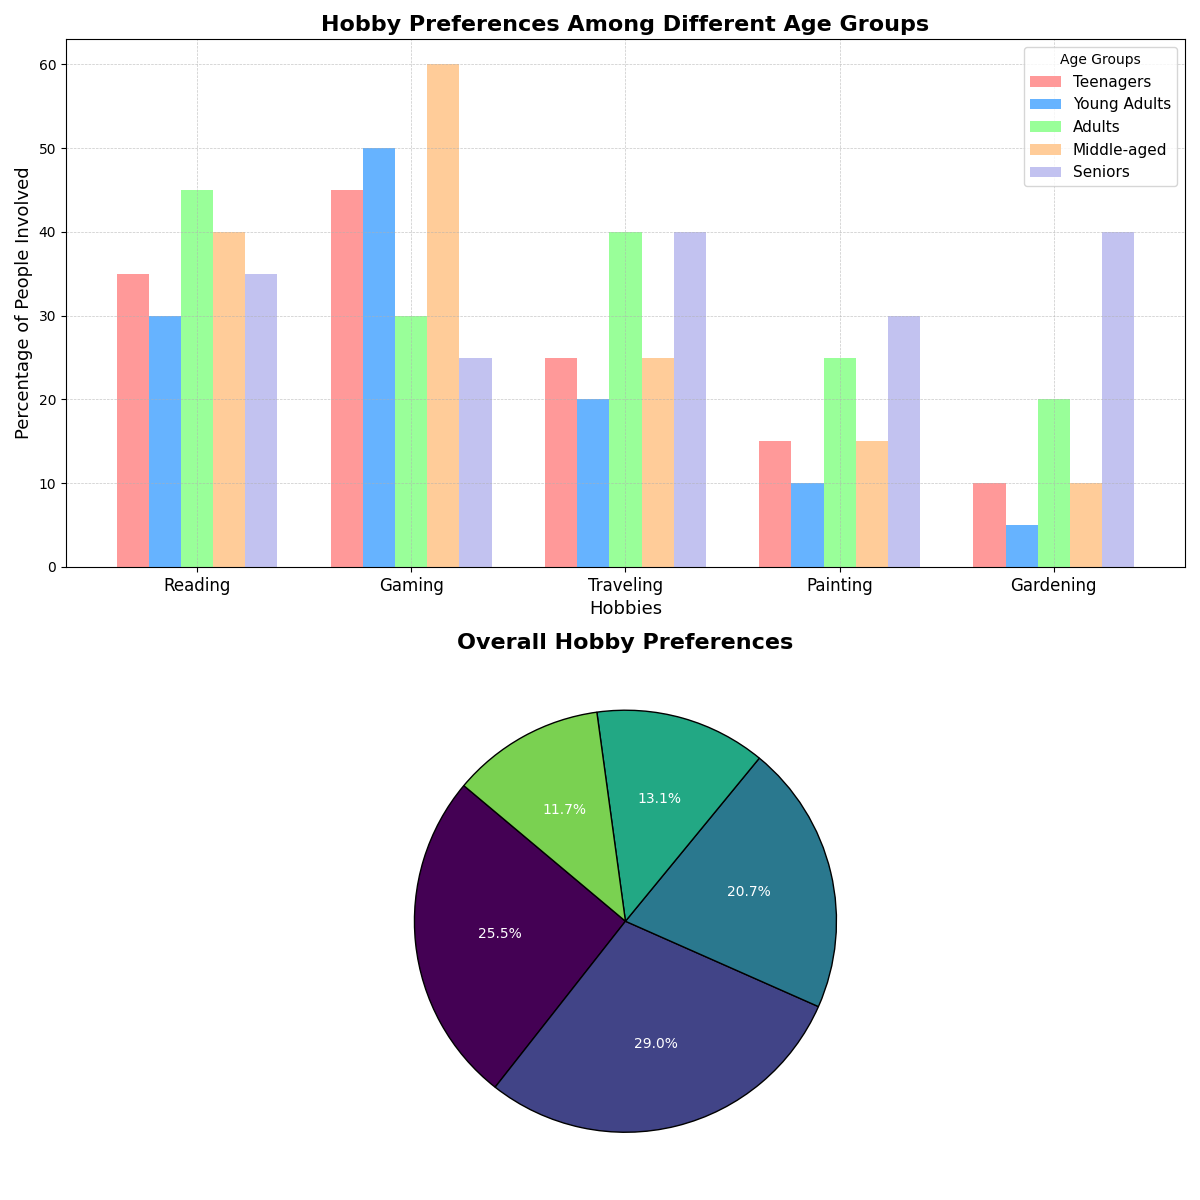

Recreate this plot in Python.
import matplotlib.pyplot as plt
import numpy as np

age_groups = ['Teenagers', 'Young Adults', 'Adults', 'Middle-aged', 'Seniors']
hobbies = ['Reading', 'Gaming', 'Traveling', 'Painting', 'Gardening']

data = np.array([
    [35, 45, 25, 15, 10],   # Teenagers
    [30, 50, 20, 10, 5],    # Young Adults
    [45, 30, 40, 25, 20],   # Adults
    [40, 60, 25, 15, 10],   # Middle-aged
    [35, 25, 40, 30, 40]    # Seniors
])

fig, axes = plt.subplots(nrows=2, ncols=1, figsize=(12, 12))

bar_width = 0.15
indices = np.arange(len(hobbies))
colors = ['#ff9999','#66b3ff','#99ff99','#ffcc99','#c2c2f0']

for i in range(len(age_groups)):
    axes[0].bar(indices + i * bar_width, data[i], bar_width, label=age_groups[i], color=colors[i])

axes[0].set_title('Hobby Preferences Among Different Age Groups', fontsize=16, fontweight='bold')
axes[0].set_xlabel('Hobbies', fontsize=13)
axes[0].set_ylabel('Percentage of People Involved', fontsize=13)
axes[0].set_xticks(indices + bar_width * (len(age_groups) / 2 - 0.5))
axes[0].set_xticklabels(hobbies, fontsize=12)
axes[0].legend(title='Age Groups', fontsize=11)
axes[0].grid(True, linestyle='--', linewidth=0.5, alpha=0.7)

# Calculate total hobby counts
total_hobby_counts = data.sum(axis=0)
# Set colors for the pie chart using a colormap
colors_pie = plt.cm.viridis(np.arange(5)/5.)
# Create a pie chart in the second subplot
axes[1].pie(total_hobby_counts, labels=hobbies, autopct='%1.1f%%', startangle=140, colors=colors_pie,
            wedgeprops=dict(edgecolor='black'), textprops=dict(color="white"))

axes[1].set_title('Overall Hobby Preferences', fontsize=16, fontweight='bold')

plt.tight_layout()
plt.show()
